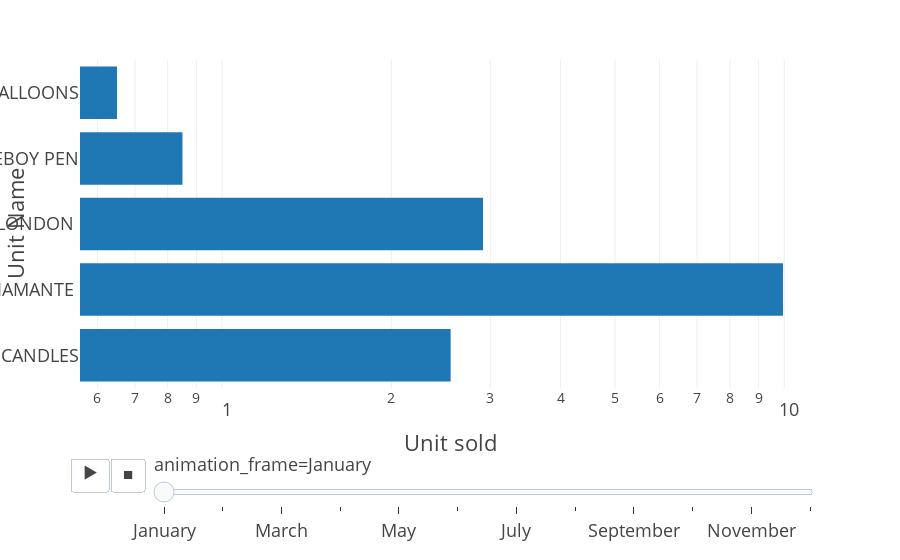

Notebook source saved alongside this figure:
### Code cell
fig

### Figure 1 — Plotly figure (JSON) as saved in the notebook; plotly's stock layout.template omitted (floating-point values rounded to 4 significant figures)
{"data": [{"alignmentgroup": "True", "hovertemplate": "animation_frame=January<br>Unit sold=%{x}<br>Unit Name=%{y}<extra></extra>", "legendgroup": "", "marker": {"color": "#1F77B4", "pattern": {"shape": ""}}, "name": "", "offsetgroup": "", "orientation": "h", "showlegend": false, "textposition": "auto", "type": "bar", "x": [2.55, 9.95, 2.912, 0.85, 0.65], "xaxis": "x", "y": [" 4 PURPLE FLOCK DINNER CANDLES", " OVAL WALL MIRROR DIAMANTE ", " SET 2 TEA TOWELS I LOVE LONDON ", "10 COLOUR SPACEBOY PEN", "12 COLOURED PARTY BALLOONS"], "yaxis": "y"}], "layout": {"barmode": "relative", "legend": {"tracegroupgap": 0}, "margin": {"t": 60}, "sliders": [{"active": 0, "currentvalue": {"prefix": "animation_frame="}, "len": 0.9, "pad": {"b": 10, "t": 60}, "steps": [{"args": [["January"], {"frame": {"duration": 0, "redraw": true}, "fromcurrent": true, "mode": "immediate", "transition": {"duration": 0, "easing": "linear"}}], "label": "January", "method": "animate"}, {"args": [["February"], {"frame": {"duration": 0, "redraw": true}, "fromcurrent": true, "mode": "immediate", "transition": {"duration": 0, "easing": "linear"}}], "label": "February", "method": "animate"}, {"args": [["March"], {"frame": {"duration": 0, "redraw": true}, "fromcurrent": true, "mode": "immediate", "transition": {"duration": 0, "easing": "linear"}}], "label": "March", "method": "animate"}, {"args": [["April"], {"frame": {"duration": 0, "redraw": true}, "fromcurrent": true, "mode": "immediate", "transition": {"duration": 0, "easing": "linear"}}], "label": "April", "method": "animate"}, {"args": [["May"], {"frame": {"duration": 0, "redraw": true}, "fromcurrent": true, "mode": "immediate", "transition": {"duration": 0, "easing": "linear"}}], "label": "May", "method": "animate"}, {"args": [["June"], {"frame": {"duration": 0, "redraw": true}, "fromcurrent": true, "mode": "immediate", "transition": {"duration": 0, "easing": "linear"}}], "label": "June", "method": "animate"}, {"args": [["July"], {"frame": {"duration": 0, "redraw": true}, "fromcurrent": true, "mode": "immediate", "transition": {"duration": 0, "easing": "linear"}}], "label": "July", "method": "animate"}, {"args": [["August"], {"frame": {"duration": 0, "redraw": true}, "fromcurrent": true, "mode": "immediate", "transition": {"duration": 0, "easing": "linear"}}], "label": "August", "method": "animate"}, {"args": [["September"], {"frame": {"duration": 0, "redraw": true}, "fromcurrent": true, "mode": "immediate", "transition": {"duration": 0, "easing": "linear"}}], "label": "September", "method": "animate"}, {"args": [["October"], {"frame": {"duration": 0, "redraw": true}, "fromcurrent": true, "mode": "immediate", "transition": {"duration": 0, "easing": "linear"}}], "label": "October", "method": "animate"}, {"args": [["November"], {"frame": {"duration": 0, "redraw": true}, "fromcurrent": true, "mode": "immediate", "transition": {"duration": 0, "easing": "linear"}}], "label": "November", "method": "animate"}, {"args": [["December"], {"frame": {"duration": 0, "redraw": true}, "fromcurrent": true, "mode": "immediate", "transition": {"duration": 0, "easing": "linear"}}], "label": "December", "method": "animate"}], "x": 0.1, "xanchor": "left", "y": 0, "yanchor": "top"}], "updatemenus": [{"buttons": [{"args": [null, {"frame": {"duration": 500, "redraw": true}, "fromcurrent": true, "mode": "immediate", "transition": {"duration": 500, "easing": "linear"}}], "label": "&#9654;", "method": "animate"}, {"args": [[null], {"frame": {"duration": 0, "redraw": true}, "fromcurrent": true, "mode": "immediate", "transition": {"duration": 0, "easing": "linear"}}], "label": "&#9724;", "method": "animate"}], "direction": "left", "pad": {"r": 10, "t": 70}, "showactive": false, "type": "buttons", "x": 0.1, "xanchor": "right", "y": 0, "yanchor": "top"}], "xaxis": {"anchor": "y", "domain": [0, 1], "title": {"text": "Unit sold"}, "type": "log"}, "yaxis": {"anchor": "x", "domain": [0, 1], "title": {"text": "Unit Name"}}}}
